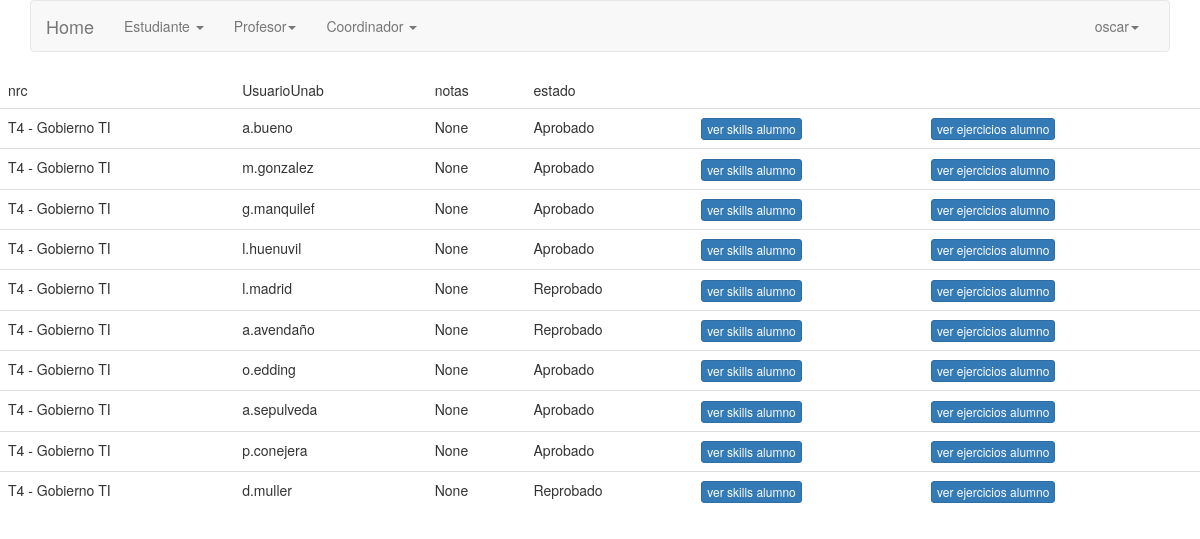
/coordinador/profesor/listacurso/10961 (signed in), run on an earlier commit of the app's database.
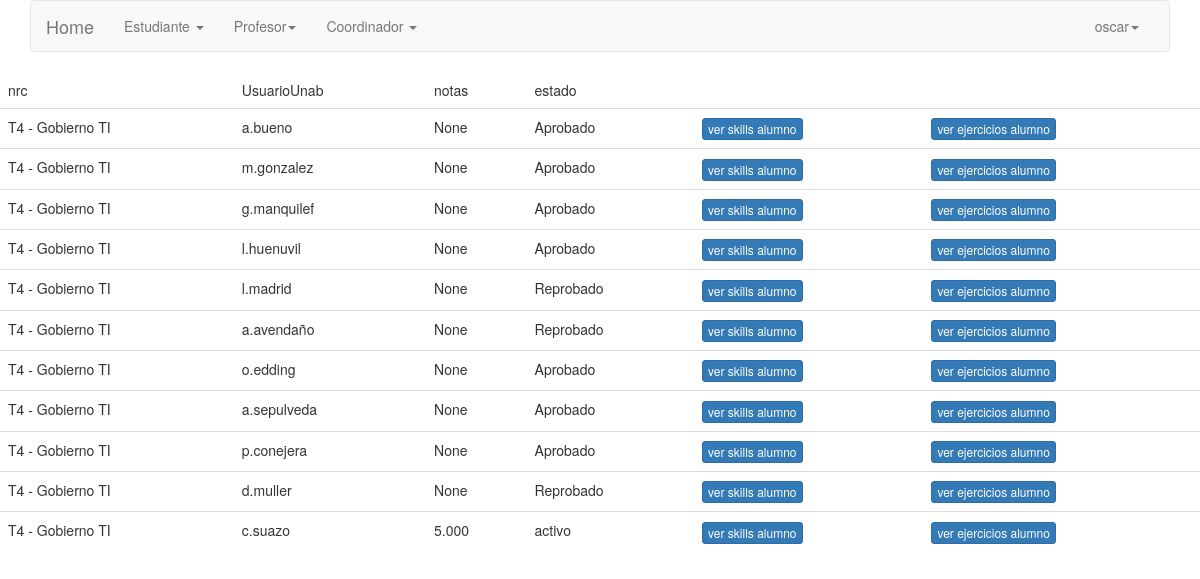
And on a later commit of the database.
### cargadatos/models.py (models this page shows, shortened)
class Lista(models.Model):
    nrc=models.ForeignKey(Seccion,on_delete=models.CASCADE)
    UsuarioUnab=models.ForeignKey(Estudiante,on_delete=models.PROTECT,null=True)#PUEDE SER FK, PERO UNA LISTA PUEDE NO TENER ALUMNOS
    notas=models.DecimalField(decimal_places=3, max_digits=20,blank=True, null=True)
    estado=models.CharField(max_length=20)

class Seccion(models.Model):
    nrc=models.CharField(max_length=20,primary_key=True)
    semestre=models.CharField(max_length=20)
    CodigoRamo=models.ForeignKey(Ramo,on_delete=models.CASCADE)
    UsuarioUnab=models.ForeignKey(Profesor,on_delete=models.PROTECT)
    def __str__(self):
        return str(self.CodigoRamo)

class Ramo(models.Model):
    CodigoRamo=models.CharField(max_length=20,primary_key=True)
    NombreRamo=models.CharField(max_length=50)
    def __str__(self):
        return self.NombreRamo

class Estudiante (models.Model):
    UsuarioUnab=models.CharField(primary_key=True,max_length=20)
    nombre=models.CharField(max_length=20)
    apellido=models.CharField(max_length=20)
    sede=models.CharField(max_length=20)
    carrera=models.CharField(max_length=50)
    jornada=models.CharField(max_length=20)
    def __str__(self):
        return self.UsuarioUnab

### cargadatos/views.py (the view)
# urls.py: url('profesor/listacurso/(?P<pk>\d+)',profesor_lista_cursoView.as_view(),name='listacurso'),
class profesor_lista_cursoView(LoginRequiredMixin,ListView):
    def get(self,request,**kwargs):
        nrcprofesor= kwargs["pk"]
        return render(request,'cargadatos/vista_lista.html',{'listacurso':Lista.objects.filter(nrc=nrcprofesor)})

### templates/cargadatos/vista_lista.html
{% extends 'base/basee.html' %}
{% block content%}
<table class ="table table=bordered">
    <thead>
        <tr>
            <td>nrc</td>
            <td>UsuarioUnab</td>
            <td>notas</td>
            <td>estado</td>
        </tr>
    </thead>
    <tbody>
         {% if listacurso %}
         {% for vista in listacurso %}
        <tr>
            <td>{{vista.nrc}}</td>
            <td>{{vista.UsuarioUnab}}</td>
            <td>{{vista.notas}}</td>
            <td>{{vista.estado}}</td>
            <td>
                <a class ="btn btn-primary btn-xs" href="estudiante/estadisticas/{{vista.UsuarioUnab}}">ver skills alumno</a>
                </td>
                <td>
                    <a class ="btn btn-primary btn-xs" href="'estudiante/ejercicios/{{vista.UsuarioUnab}}">ver ejercicios alumno</a>
                    </td>
        {% endfor %}
        {% else %}
        <h1>No hay registros </h1>
        {% endif %}
        </tbody>
</table>
{% endblock %}

### templates/base/basee.html (shortened to what this page needs)
{% load static %}
<!doctype html>
<html lang="es">
  <head>
    <link rel="stylesheet" type='text/css' href="https://cdnjs.cloudflare.com/ajax/libs/semantic-ui/2.2.14/semantic.min.css">
    <link rel="stylesheet" href="https://cdnjs.cloudflare.com/ajax/libs/Chart.js/2.8.0/Chart.min.css" />
    <div>
      {% block navbar %}
      <div class="container" height="5" width="5">
      <link rel="stylesheet" href="{%static 'css/bootstrap.min.css' %}">
    <div class="bs-docs-section clearfix">
        <div class="row">
            <div class="col-lg-12">
                <div class="bs-component">
                 <nav class="navbar navbar-default">
                     <div class="container-fluid">
                        <div class="navbar-header">
                          <a class="navbar-brand" href="#">Home</a>
                        </div>
                       <div class="collapse navbar-collapse" id="bs-example-navbar-collapse-1">
                         <ul class="nav navbar-nav">
                            <li class="dropdown">
                              {% if perms.cargadatos.view_estudiante %}
                              <a href="#" class="dropdown-toggle" data-toggle="dropdown" role="button" aria-expanded="false">Estudiante <span class="caret"></span></a>
                              {% endif %}
                            </li>
                             <li class="dropdown">
                              {% if perms.cargadatos.view_profesor %}
                              <a href="#" class="dropdown-toggle" data-toggle="dropdown" role="button" aria-expanded="false">Profesor<span class="caret"></span></a>
                              {% endif %}
                             </li>
                            <li class="dropdown">
                                {% if user.is_staff %}
                                <a href="#" class="dropdown-toggle" data-toggle="dropdown" role="button" aria-expanded="false">Coordinador <span class="caret"></span></a>
                                {% endif %}
                            </li>
                        </ul>
                         <ul class="nav navbar-nav navbar-right">
                             <li class="dropdown">
                              <a href="#" class="dropdown-toggle" data-toggle="dropdown" role="button" aria-expanded="false">{{user.username}}<span class="caret"></span></a>
                            </li>
                         </ul>
                        </div>
                    </div>
                </nav>
            </div>
              </div>
          </div>
      </div>
    </div>
   {% endblock navbar %}
    </div>
  </head>
  <body>
    {% block content %}
    {% endblock content %}
  </body>
</html>

What changed in the data, as far as the page shows it:
added Lista: nrc "T4 - Gobierno TI", UsuarioUnab "c.suazo", notas "5.000", estado "activo"
